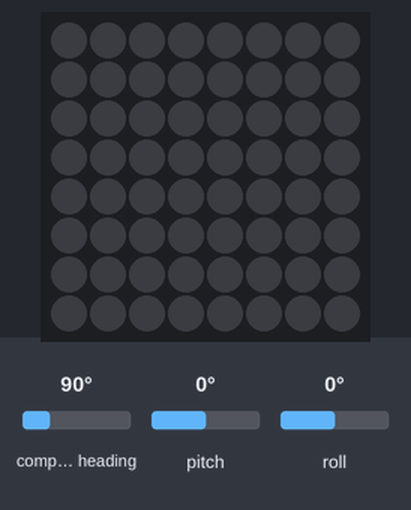
Simulated run of this program. Board: Raspberry Pi (BCM pin numbers) with a Sense HAT. On the bench: the Sense HAT's 8×8 RGB LED matrix. The inputs (shaded band) are chosen by the test bench; at power-on: compass heading 90°, pitch 0°, roll 0°. Dim RGB values are drawn brighter than linear; random numbers come from a fixed seed; the Sense HAT reports a negative pitch or roll as 360° plus the angle.

Above: at 1.2 s.
1.3 s: compass heading set to 7°
At 2.24 s:
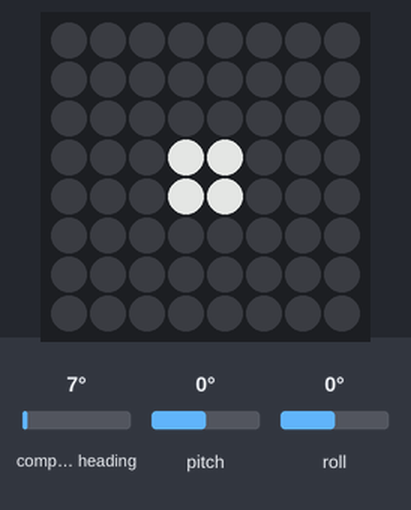
At 5.8 s:
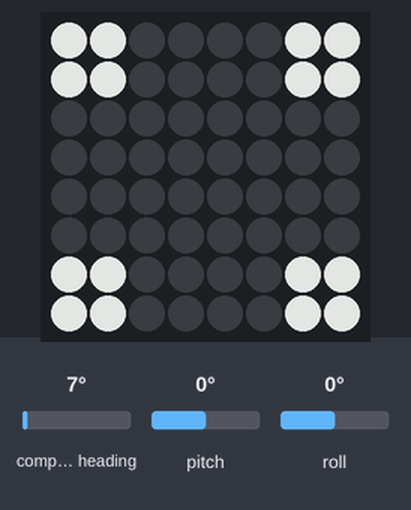
Timing chart, 0 to 7.3 s (numbered marks = the images above; inputs shaded):
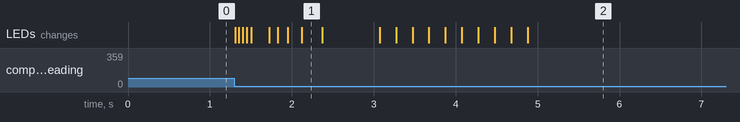

Measured:
- after the input at 1.3 s, the LEDs: first change at once (image 1 shows a later state)

The program:

dice.py
```python
from sense_hat import SenseHat
import time
import random
sense = SenseHat()
sense.clear()
sense.set_rotation(180)
sense.low_light = True
sense.set_imu_config(False, False, True)

s = 30

b = [255,255,255]

n = [0,0,0]

d1 = [n,n,n,n,n,n,n,n,
      n,n,n,n,n,n,n,n,
      n,n,n,n,n,n,n,n,
      n,n,n,b,b,n,n,n,
      n,n,n,b,b,n,n,n,
      n,n,n,n,n,n,n,n,
      n,n,n,n,n,n,n,n,
      n,n,n,n,n,n,n,n]

d2 = [b,b,n,n,n,n,n,n,
      b,b,n,n,n,n,n,n,
      n,n,n,n,n,n,n,n,
      n,n,n,n,n,n,n,n,
      n,n,n,n,n,n,n,n,
      n,n,n,n,n,n,n,n,
      n,n,n,n,n,n,b,b,
      n,n,n,n,n,n,b,b]

d3 = [b,b,n,n,n,n,n,n,
      b,b,n,n,n,n,n,n,
      n,n,n,n,n,n,n,n,
      n,n,n,b,b,n,n,n,
      n,n,n,b,b,n,n,n,
      n,n,n,n,n,n,n,n,
      n,n,n,n,n,n,b,b,
      n,n,n,n,n,n,b,b]

d4 = [b,b,n,n,n,n,b,b,
      b,b,n,n,n,n,b,b,
      n,n,n,n,n,n,n,n,
      n,n,n,n,n,n,n,n,
      n,n,n,n,n,n,n,n,
      n,n,n,n,n,n,n,n,
      b,b,n,n,n,n,b,b,
      b,b,n,n,n,n,b,b]

d5 = [b,b,n,n,n,n,b,b,
      b,b,n,n,n,n,b,b,
      n,n,n,n,n,n,n,n,
      n,n,n,b,b,n,n,n,
      n,n,n,b,b,n,n,n,
      n,n,n,n,n,n,n,n,
      b,b,n,n,n,n,b,b,
      b,b,n,n,n,n,b,b]

d6 = [b,b,n,n,n,n,b,b,
      b,b,n,n,n,n,b,b,
      n,n,n,n,n,n,n,n,
      b,b,n,n,n,n,b,b,
      b,b,n,n,n,n,b,b,
      n,n,n,n,n,n,n,n,
      b,b,n,n,n,n,b,b,
      b,b,n,n,n,n,b,b]

accel_only = sense.get_accelerometer()
a = ("{pitch}.{roll}.{yaw}".format(**accel_only))
p,p0,r,r0,y,y0 = a.split(".")
p1 = p
r1 = r
y1 = y
while True :
    accel_only = sense.get_accelerometer()
    a = ("{pitch}.{roll}.{yaw}".format(**accel_only))
    p,p0,r,r0,y,y0 = a.split(".")
    if int(p) + s < int(p1) or int(p) - s > int(p1) or int(r) + s < int(r1) or int(r) - s > int(r1) or int(y) + s < int(y1) or int(y) - s > int(y1) :
        i = random.randint(10,20)
        while i > 0 :
            w = random.randint(1,6)
            if w == 1 :
                sense.set_pixels(d1)
            elif w == 2 :
                sense.set_pixels(d2)
            elif w == 3 :
                sense.set_pixels(d3)
            elif w == 4 :
                sense.set_pixels(d4)
            elif w == 5 :
                sense.set_pixels(d5)
            elif w == 6 :
                sense.set_pixels(d6)
            t = 0.5 / i
            time.sleep(t)
            i = i - 1
        i = 5
        while i > 0 :
            time.sleep(0.2)
            sense.clear()
            time.sleep(0.2)
            if w == 1 :
                sense.set_pixels(d1)
            elif w == 2 :
                sense.set_pixels(d2)
            elif w == 3 :
                sense.set_pixels(d3)
            elif w == 4 :
                sense.set_pixels(d4)
            elif w == 5 :
                sense.set_pixels(d5)
            elif w == 6 :
                sense.set_pixels(d6)
            i = i - 1
        accel_only = sense.get_accelerometer()
        a = ("{pitch}.{roll}.{yaw}".format(**accel_only))
        p,p0,r,r0,y,y0 = a.split(".")
        p1 = p
        r1 = r
        y1 = y
    time.sleep(0.01)
```
